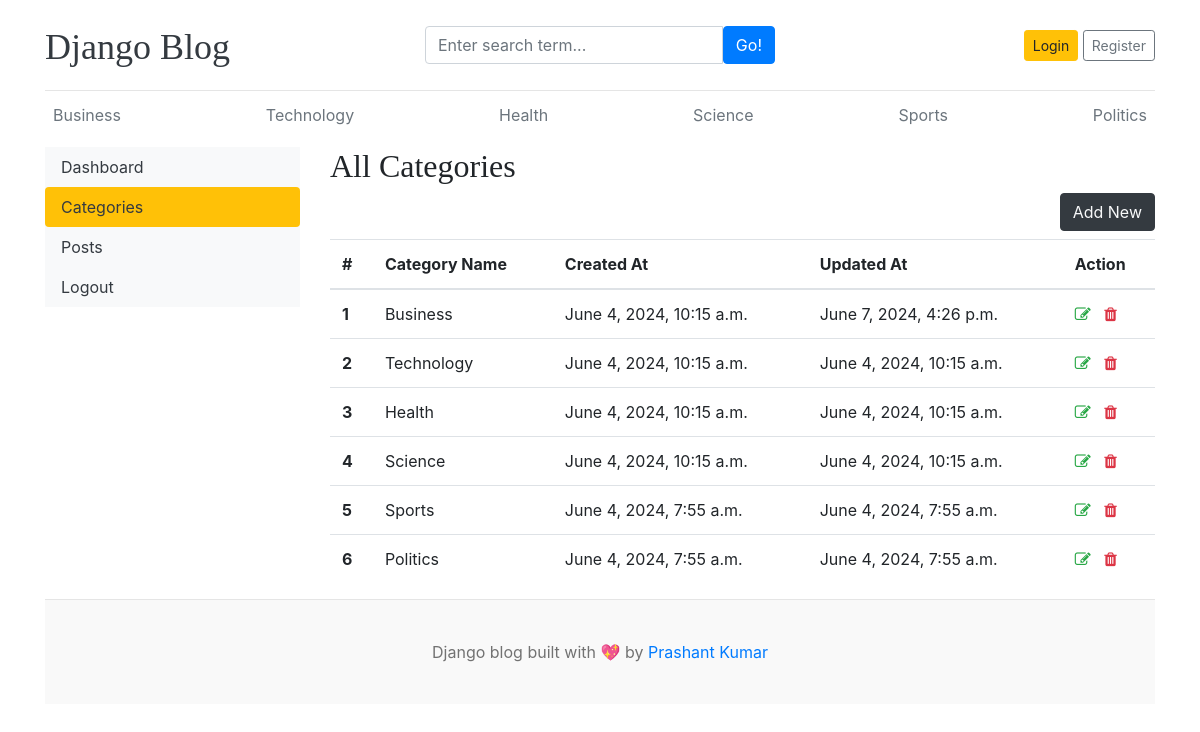
/dashboards/categories/, run on the app's committed database.
### blogs/models.py (models this page shows, shortened)
class Category(models.Model):
    category_name = models.CharField(max_length=50, unique=True)
    created_at = models.DateTimeField(auto_now_add=True)
    updated_at = models.DateTimeField(auto_now=True)
    class Meta:
        verbose_name_plural = 'Categories'

### dashboards/views.py (the view)
# urls.py: path('categories/', views.categories, name='categories'),
def categories(request):
    return render(request, 'dashboard/categories.html')

### blogs/context_processors.py (called while the page is built)
def get_categories(request):
    categories = Category.objects.all().order_by('-updated_at')
    return {'categories':categories}

def get_social_links(request):
    social_links = SocialLink.objects.all()
    return {'social_links':social_links}

### templates/dashboard/categories.html (shortened to what this page needs)
{% extends '_base.html' %}
{% block content %}
<div class="row">
    {% include 'dashboard/sidebar.html' %}
    <div class="col-md-9">
        <h2>All Categories</h2>
        <a href="{% url 'add_category' %}" class="btn btn-dark text-light float-right mb-2">Add New</a>
        <table class="table table-hover">
            <thead>
                <tr>
                    <th>#</th>
                    <th>Category Name</th>
                    <th>Created At</th>
                    <th>Updated At</th>
                    <th>Action</th>
                </tr>
            </thead>
            <tbody>
                {% for item in categories %}
                <tr>
                    <th>{{forloop.counter}}</th>
                    <td>{{item.category_name}}</td>
                    <td>{{item.created_at}}</td>
                    <td>{{item.updated_at}}</td>
                    <td>
                        <a href="{% url 'edit_category' item.pk %}"><i class="fa fa-edit text-success"></i></a>
                        <a href="{% url 'delete_category' item.pk %}"><i class="fa fa-trash text-danger"></i></a>
                    </td>
                </tr>
                {% endfor %}
            </tbody>
        </table>
    </div>
</div>
{% endblock content %}

### templates/_base.html (shortened to what this page needs)
{% load static %}
<!DOCTYPE html>
<html lang="en" style="overflow-y: scroll;">
<head>
    <link href="https://getbootstrap.com/docs/4.0/dist/css/bootstrap.min.css" rel="stylesheet">
    <link href="{% static 'css/blog.css' %}" rel="stylesheet">
    <link rel="stylesheet" href="https://cdnjs.cloudflare.com/ajax/libs/font-awesome/4.7.0/css/font-awesome.min.css">
  </head>
<body>
    <div class="container">
      <header class="blog-header py-3">
        <div class="row flex-nowrap justify-content-between align-items-center">
          <div class="col-4 pt-1">
            <a class="blog-header-logo text-dark" href="/">Django Blog</a>
          </div>
          <div class="col-4">
            <form action="{% url 'search' %}" method="GET">
              <div class="input-group">
                <input class="form-control" name="keyword" value="{{keyword}}" type="text" placeholder="Enter search term..." aria-label="Enter search term..." aria-describedby="button-search" />
                <button type="submit" class="btn btn-primary" id="button-search" type="button">Go!</button>
            </div>
            </form>
          </div>
          <div class="col-4 d-flex justify-content-end align-items-center">
            {% if not user.is_authenticated %}
            <a class="btn btn-sm btn-warning" href="{% url 'login' %}">Login</a> &nbsp;
            <a class="btn btn-sm btn-outline-secondary" href="{% url 'register' %}">Register</a>
            {% else %}
            <span><a href="{% url 'dashboard' %}">Dashboard</a></span>
            &emsp;
            <span><a href="{% url 'logout' %}">Logout</a></span>
            {% endif %}
          </div>
        </div>
      </header>
      <div class="nav-scroller py-1 mb-2">
        <nav class="nav d-flex justify-content-between">
          {% for i in categories %}
          <a class="p-2 text-muted" href="{% url 'post_by_category' i.id %}">{{ i.category_name }}</a>
          {% endfor %}
        </nav>
      </div>
{% block content %}
{% endblock content %}
<footer class="blog-footer">
    <p>Django blog built with 💖 by <a href="#">Prashant Kumar</a></p>
</footer>
</body>
</html>

### blog_main/static/css/blog.css (style rules this page uses)
.blog-header { border-bottom: 1px solid #e5e5e5; }
.blog-header-logo { font-family: "Playfair Display", Georgia, "Times New Roman", serif; font-size: 2.25rem; }
h1, h2, h3, h4, h5, h6 { font-family: "Playfair Display", Georgia, "Times New Roman", serif; }
.blog-footer { padding: 2.5rem 0; color: #727272; text-align: center; background-color: #f9f9f9; border-top: .05rem solid #e5e5e5; }
.blog-footer p:last-child { margin-bottom: 0; }

### data on the page
Category: category_name "Business", created_at "June 4, 2024, 10:15 a.m.", updated_at "June 7, 2024, 4:26 p.m."
Category: category_name "Technology", created_at "June 4, 2024, 10:15 a.m.", updated_at "June 4, 2024, 10:15 a.m."
Category: category_name "Health", created_at "June 4, 2024, 10:15 a.m.", updated_at "June 4, 2024, 10:15 a.m."
Category: category_name "Science", created_at "June 4, 2024, 10:15 a.m.", updated_at "June 4, 2024, 10:15 a.m."
Category: category_name "Sports", created_at "June 4, 2024, 7:55 a.m.", updated_at "June 4, 2024, 7:55 a.m."
Category: category_name "Politics", created_at "June 4, 2024, 7:55 a.m.", updated_at "June 4, 2024, 7:55 a.m."
